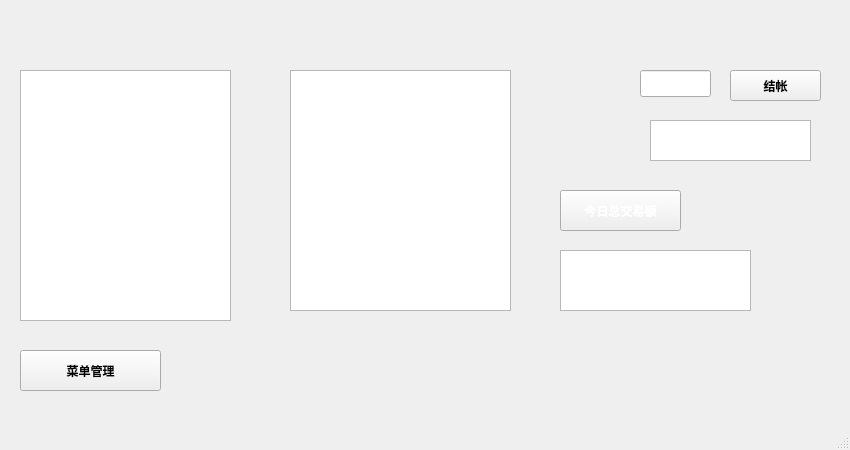
<?xml version="1.0" encoding="UTF-8"?>
<ui version="4.0">
 <class>server</class>
 <widget class="QMainWindow" name="server">
  <property name="geometry">
   <rect>
    <x>0</x>
    <y>0</y>
    <width>850</width>
    <height>450</height>
   </rect>
  </property>
  <property name="font">
   <font>
    <weight>75</weight>
    <bold>true</bold>
   </font>
  </property>
  <property name="cursor">
   <cursorShape>ArrowCursor</cursorShape>
  </property>
  <property name="windowTitle">
   <string>server</string>
  </property>
  <property name="windowIcon">
   <iconset resource="src.qrc">
    <normaloff>:/new/prefix1/src/PaperMoney256.png</normaloff>:/new/prefix1/src/PaperMoney256.png</iconset>
  </property>
  <property name="styleSheet">
   <string notr="true">background-image: url(:/new/prefix1/src/154433321.jpg);</string>
  </property>
  <property name="animated">
   <bool>true</bool>
  </property>
  <widget class="QWidget" name="centralWidget">
   <widget class="QTextEdit" name="textEdit">
    <property name="geometry">
     <rect>
      <x>20</x>
      <y>70</y>
      <width>211</width>
      <height>251</height>
     </rect>
    </property>
    <property name="styleSheet">
     <string notr="true">background-image: url(:/new/prefix1/src/20080519102858585.jpg);</string>
    </property>
   </widget>
   <widget class="QPushButton" name="pushButton">
    <property name="geometry">
     <rect>
      <x>730</x>
      <y>70</y>
      <width>91</width>
      <height>31</height>
     </rect>
    </property>
    <property name="font">
     <font>
      <family>Bitstream Charter</family>
      <weight>75</weight>
      <bold>true</bold>
     </font>
    </property>
    <property name="styleSheet">
     <string notr="true">border-image: url(:/new/prefix1/src/20087417153357_2.jpg);</string>
    </property>
    <property name="text">
     <string>结帐</string>
    </property>
    <property name="icon">
     <iconset resource="src.qrc">
      <normaloff>:/new/prefix1/src/FilesFolder256.png</normaloff>:/new/prefix1/src/FilesFolder256.png</iconset>
    </property>
   </widget>
   <widget class="QLabel" name="label">
    <property name="geometry">
     <rect>
      <x>300</x>
      <y>20</y>
      <width>171</width>
      <height>31</height>
     </rect>
    </property>
    <property name="font">
     <font>
      <family>Bitstream Charter</family>
      <pointsize>18</pointsize>
      <weight>75</weight>
      <bold>true</bold>
     </font>
    </property>
    <property name="styleSheet">
     <string notr="true">border-image: url(:/new/prefix1/src/桌子.png);</string>
    </property>
    <property name="text">
     <string/>
    </property>
   </widget>
   <widget class="QLineEdit" name="lineEdit">
    <property name="geometry">
     <rect>
      <x>640</x>
      <y>70</y>
      <width>71</width>
      <height>27</height>
     </rect>
    </property>
   </widget>
   <widget class="QLabel" name="label_2">
    <property name="geometry">
     <rect>
      <x>560</x>
      <y>70</y>
      <width>61</width>
      <height>31</height>
     </rect>
    </property>
    <property name="font">
     <font>
      <family>Bitstream Charter</family>
      <pointsize>18</pointsize>
      <weight>75</weight>
      <bold>true</bold>
     </font>
    </property>
    <property name="styleSheet">
     <string notr="true">border-image: url(:/new/prefix1/src/桌号.png);</string>
    </property>
    <property name="text">
     <string/>
    </property>
   </widget>
   <widget class="QLabel" name="label_3">
    <property name="geometry">
     <rect>
      <x>20</x>
      <y>20</y>
      <width>111</width>
      <height>41</height>
     </rect>
    </property>
    <property name="font">
     <font>
      <family>Bitstream Charter</family>
      <pointsize>18</pointsize>
      <weight>75</weight>
      <italic>true</italic>
      <bold>true</bold>
     </font>
    </property>
    <property name="styleSheet">
     <string notr="true">border-image: url(:/new/prefix1/src/厨房信息.png);</string>
    </property>
    <property name="text">
     <string/>
    </property>
   </widget>
   <widget class="QTextEdit" name="textEdit_2">
    <property name="geometry">
     <rect>
      <x>650</x>
      <y>120</y>
      <width>161</width>
      <height>41</height>
     </rect>
    </property>
    <property name="styleSheet">
     <string notr="true">background-image: url(:/new/prefix1/src/20080519102858585.jpg);</string>
    </property>
   </widget>
   <widget class="QLabel" name="label_4">
    <property name="geometry">
     <rect>
      <x>560</x>
      <y>130</y>
      <width>61</width>
      <height>31</height>
     </rect>
    </property>
    <property name="font">
     <font>
      <family>Bitstream Charter</family>
      <pointsize>11</pointsize>
      <weight>75</weight>
      <bold>true</bold>
     </font>
    </property>
    <property name="styleSheet">
     <string notr="true">border-image: url(:/new/prefix1/src/金额.png);</string>
    </property>
    <property name="text">
     <string/>
    </property>
   </widget>
   <widget class="QPushButton" name="pushButton_2">
    <property name="geometry">
     <rect>
      <x>20</x>
      <y>350</y>
      <width>141</width>
      <height>41</height>
     </rect>
    </property>
    <property name="font">
     <font>
      <family>Bitstream Charter</family>
      <weight>75</weight>
      <bold>true</bold>
     </font>
    </property>
    <property name="styleSheet">
     <string notr="true">background-image: url(:/new/prefix1/src/20087417153357_2.jpg);
border-image: url(:/new/prefix1/src/20087417153357_2.jpg);
border-top-color: rgb(255, 0, 0);</string>
    </property>
    <property name="text">
     <string>菜单管理</string>
    </property>
    <property name="icon">
     <iconset resource="src.qrc">
      <normaloff>:/new/prefix1/src/Cholesterol (to eat).png</normaloff>:/new/prefix1/src/Cholesterol (to eat).png</iconset>
    </property>
   </widget>
   <widget class="QTextEdit" name="textEdit_3">
    <property name="geometry">
     <rect>
      <x>560</x>
      <y>250</y>
      <width>191</width>
      <height>61</height>
     </rect>
    </property>
    <property name="styleSheet">
     <string notr="true">background-image: url(:/new/prefix1/src/20080519102858585.jpg);</string>
    </property>
   </widget>
   <widget class="QPushButton" name="pushButton_3">
    <property name="geometry">
     <rect>
      <x>560</x>
      <y>190</y>
      <width>121</width>
      <height>41</height>
     </rect>
    </property>
    <property name="font">
     <font>
      <family>Bitstream Charter</family>
     </font>
    </property>
    <property name="styleSheet">
     <string notr="true">border-image: url(:/new/prefix1/src/20087417153357_2.jpg);
color: rgb(255, 255, 255);</string>
    </property>
    <property name="text">
     <string>今日总交易额</string>
    </property>
    <property name="icon">
     <iconset resource="src.qrc">
      <normaloff>:/new/prefix1/src/金融金钱类图标下载4.png</normaloff>:/new/prefix1/src/金融金钱类图标下载4.png</iconset>
    </property>
   </widget>
   <widget class="QListWidget" name="listWidget">
    <property name="geometry">
     <rect>
      <x>290</x>
      <y>70</y>
      <width>221</width>
      <height>241</height>
     </rect>
    </property>
    <property name="styleSheet">
     <string notr="true">border-image: url(:/new/prefix1/src/20080519102858585.jpg);</string>
    </property>
   </widget>
  </widget>
  <widget class="QMenuBar" name="menuBar">
   <property name="geometry">
    <rect>
     <x>0</x>
     <y>0</y>
     <width>850</width>
     <height>23</height>
    </rect>
   </property>
  </widget>
  <widget class="QStatusBar" name="statusBar"/>
 </widget>
 <layoutdefault spacing="6" margin="11"/>
 <resources>
  <include location="src.qrc"/>
 </resources>
 <connections/>
</ui>
